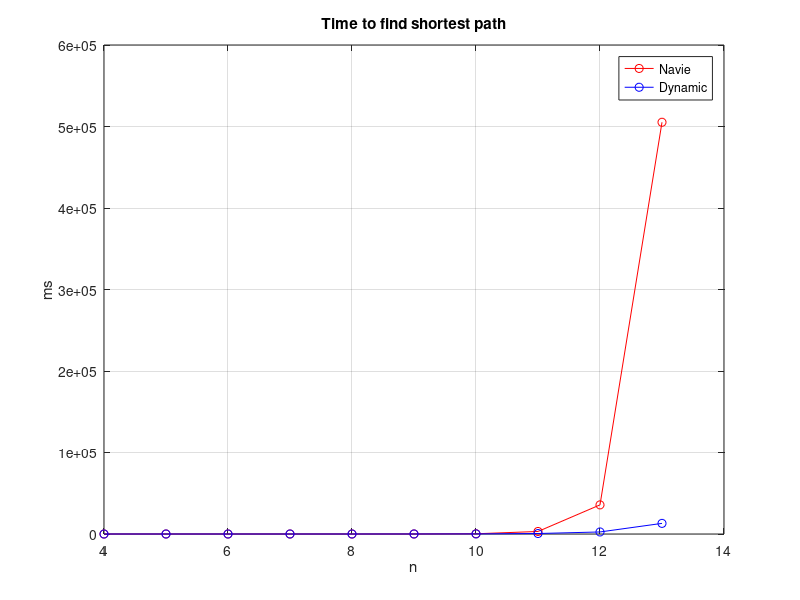
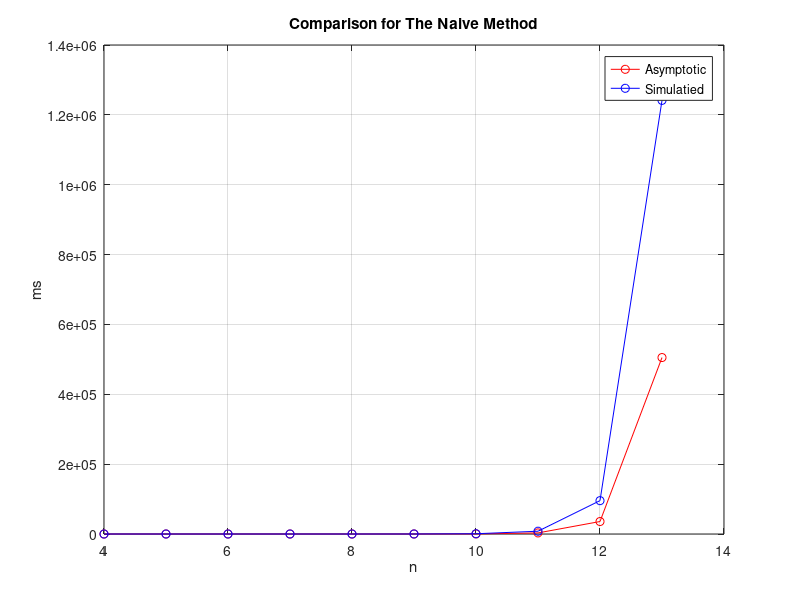
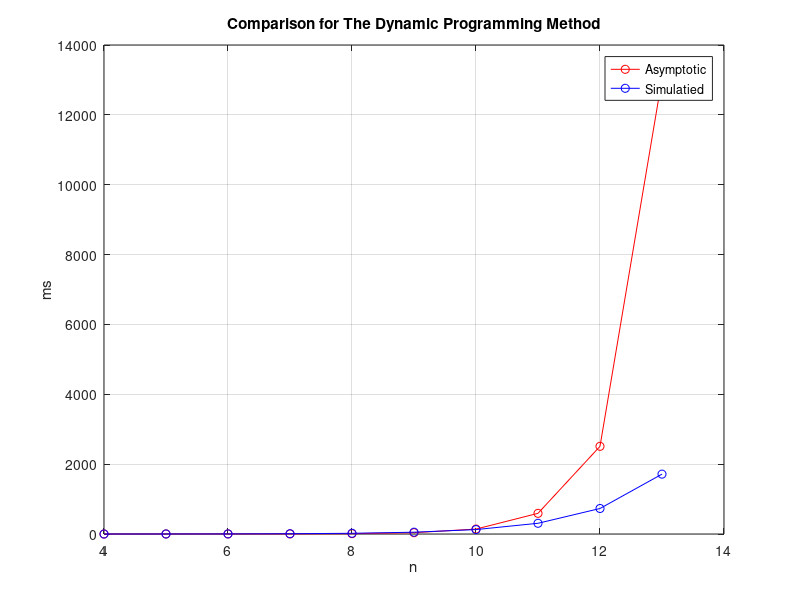
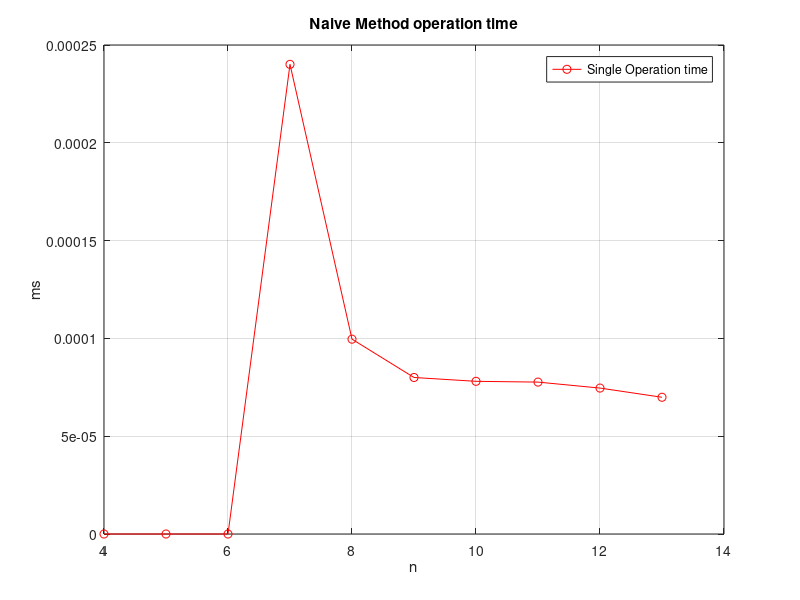

The MATLAB source for these figures, in order:
x = [4,5,6,7,8,9,10,11,12,13];
y1 = [0,0,0,1.2101,4.0163,29.0366,283.257,3099.94,35736.4,505201];
y2 = [0, 0.9904, 2.0018, 3.0014, 10.0217, 37.5871, 141.127, 591.536, 2510.34, 13033.4];

y01 = [24,120,720,5040,40320,362880,3628800,39916800,479001600,7227020800];
y02 = [256,800,2304,6272,16384,41472,102400,247808,589824,1384448];
y31 = zeros(1,10);
y32 = zeros(1,10);

for i= 1:1:10
    y31(i) = y1(i)/ y01(i);
    y32(i) = y2(i)/y02(i);
end

figure(1);
plot(x,y1,'ro-', x,y2, 'bo-');
xlabel('n');
ylabel('ms');
title('Time to find shortest path');
grid on;
legend('Navie', 'Dynamic');

y11 = [0,0,0,1.0048,8.0384,72.3456, 723.456, 7958.016, 95496.192, 1241450.496];
y22 = [0,0.9904, 2.852352, 7.764736, 20.283392, 51.342336, 126.7712, 306.786304, 730.202112, 1713.946624];

figure(2);
plot(x,y1,'ro-', x,y11, 'bo-');
xlabel('n');
ylabel('ms');
title('Comparison for The Naive Method');
grid on;
legend('Asymptotic', 'Simulatied');



figure(3);
plot(x,y2,'ro-', x,y22, 'bo-');
xlabel('n');
ylabel('ms');
title('Comparison for The Dynamic Programming Method');
grid on;
legend('Asymptotic', 'Simulatied');

figure(4);
plot(x,y31,'ro-');
xlabel('n');
ylabel('ms');
title('Naive Method operation time');
grid on;
legend('Single Operation time');

figure(5);
plot(x,y32,'ro-');
xlabel('n');
ylabel('ms');
title('Dynamic Programming Method operation time');
grid on;
legend('Single Operation time');